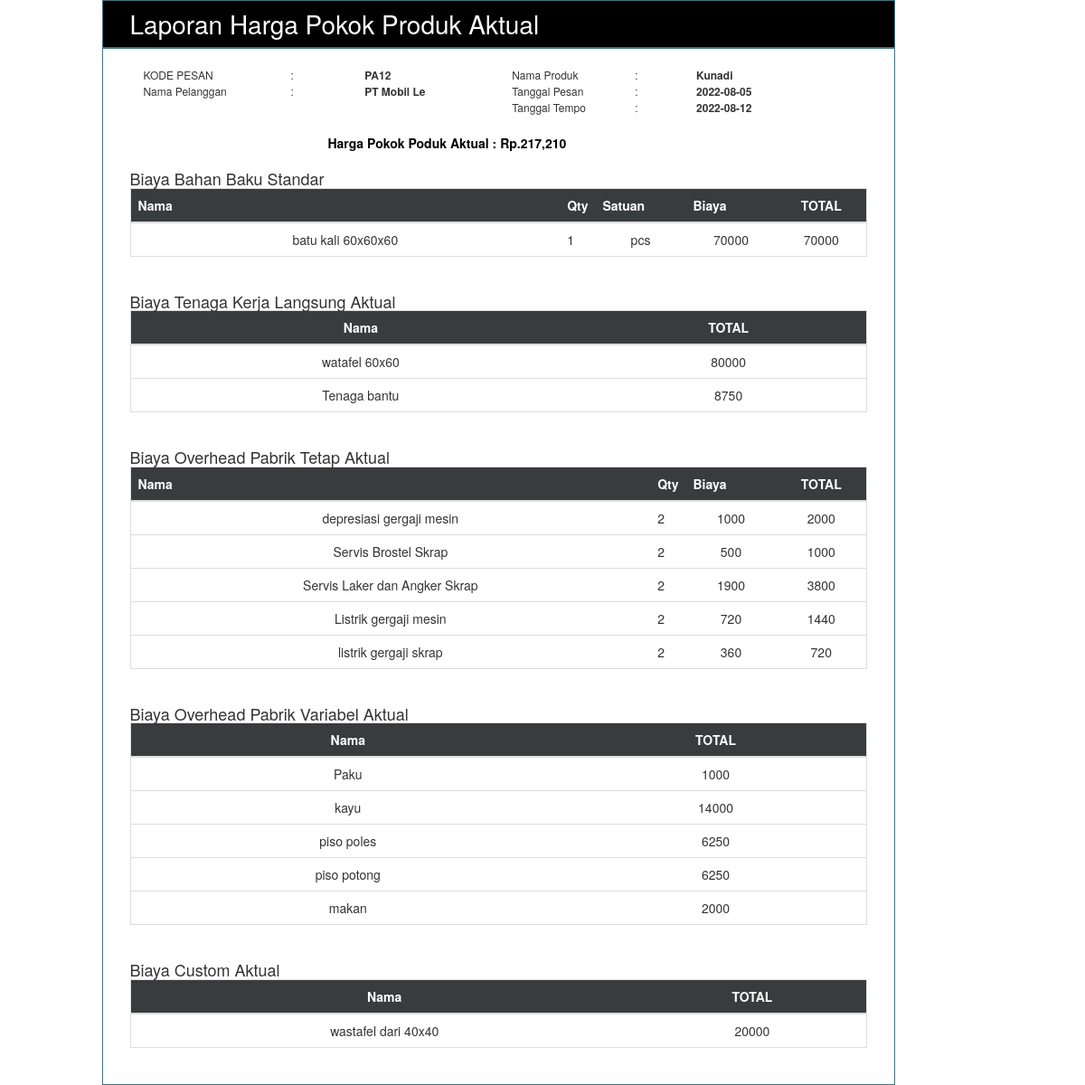
The app's page /design-hpp-aktual.php?id=12 with its own data.
### tables this page shows
CREATE TABLE `pesanan` (
  `id` int(5) NOT NULL,
  `nama` char(30) NOT NULL,
  `id_pelanggan` varchar(200) NOT NULL,
  `id_kategoriproduk` int(11) NOT NULL,
  `panjang` int(11) NOT NULL,
  `lebar` int(11) NOT NULL,
  `tinggi` int(11) NOT NULL,
  `tgl_pesanan` date NOT NULL,
  `tgl_jatuhtempo` date NOT NULL,
  `laba` float NOT NULL DEFAULT 0
);

CREATE TABLE `pelanggan` (
  `id_pelanggan` int(11) NOT NULL,
  `nama_pelanggan` varchar(250) NOT NULL,
  `alamat_pelanggan` text NOT NULL,
  `phone_pelanggan` varchar(20) NOT NULL,
  `email_pelanggan` text NOT NULL
);

### design-hpp-aktual.php (the view, shortened to what this page needs)
<!DOCTYPE html>
<html>
<head>
    <link href="css/design-report.css" rel="stylesheet">
<link rel="stylesheet" type="text/css" href="https://maxcdn.bootstrapcdn.com/bootstrap/3.3.7/css/bootstrap.min.css">
</head>
<body>
        <?php
        include 'koneksi1.php';
    ?>
<div class="container">
<div class="row">
<div class="col-md-9 col-md-offset-1 col-sm-8 col-sm-offset-2 col-xs-12 brandSection">
<div class="row">
<div class="col-md-12 col-sm-12 header">
<div class="col-md-12 col-sm-12 headerLeft">
<h1>Laporan Harga Pokok Produk Aktual</h1>
</div>
</div>
<div class="col-md-12 col-sm-12 content">
    <div class="isijudul1" >
    <row class="col-md-12 col-sm-12">
    <div class="col-md-2 col-sm-1"style="float: left; width: 20%"><p>KODE PESAN</p></div>
    <div class="col-md-1 col-sm-1" style="float: left; width: 10%""><p>:</p></div>
    <div class="col-md-3 col-sm-1" style="float: left; width: 20%""><p><strong> <?php
    $sql = 'SELECT pesanan.*,COALESCE(sum(hs.total),0)+((COALESCE(sum(hs.total),0)*pesanan.laba)/100) as harga_jual,pelanggan.nama_pelanggan as pelanggan, COALESCE(sum(hs.total),0) as totalhppa
                            FROM pesanan
                            join pelanggan on pesanan.id_pelanggan = pelanggan.id_pelanggan
                            left join hpp_actual hs on hs.id_pesanan = pesanan.id where pesanan.id='.$_GET['id'].' group by pesanan.id';
                          $query = mysqli_query($koneksi, $sql);
                             while ($row = mysqli_fetch_array($query))
                                {echo 'PA'.$row['id'];?>
            </strong></p></div>
    <div class="col-md-2 col-sm-1"style="float: left"><p>Nama Produk</p></div>
     <div class="col-md-1 col-sm-1" style="float: left"><p>:</p></div>
     <div class="col-md-3 col-sm-1" style="float: left"><p><strong> <?php
                                echo $row['nama'];?>
            </strong></p></div>
    </row>
    </div>
     <div class="isijudul2" >
        <row class="col-md-12 col-sm-12">
     <div class="col-md-2 col-sm-1" style="float: left; width: 20%""><p>Nama Pelanggan</p></div>
     <div class="col-md-1 col-sm-1" style="float: left; width: 10%""><p>:</p></div>
    <div class="col-md-3 col-sm-1" style="float: left; width: 20%""><p><strong> <?php
                                echo $row['pelanggan'];?>
            </strong></p></div>
     <div class="col-md-2 col-sm-1"style="float: left"><p>Tanggal Pesan</p></div>
     <div class="col-md-1 col-sm-1" style="float: left"><p>:</p></div>
    <div class="col-md-3 col-sm-1" style="float: left"><p><strong> <?php
                                echo $row['tgl_pesanan'];?>
            </strong></p></div>
        </row>
     </div>
         <div class="isijudul2" >
        <row class="col-md-12 col-sm-12" >
        <div class="col-md-2 col-sm-1" style="float: left; width: 20%"><p></p></div>
        <div class="col-md-1 col-sm-1" style="float: left; width: 10%""><p></p></div>
        <div class="col-md-3 col-sm-1" style="float: left; width: 20%"><p><strong></strong></p></div>
        <div class="col-md-2 col-sm-1" style="float: left"><p>Tanggal Tempo</p></div>
     <div class="col-md-1 col-sm-1" style="float: left"><p>:</p></div>
    <div class="col-md-3 col-sm-1" style="float: left"><p><strong> <?php
                                echo $row['tgl_jatuhtempo'];?>
                </strong></p></div>
                <div class="col-md-3 col-sm-1 "></div>
                <div class="col-md-6 col-sm-6"><br><strong><span style="font-size: 14px; color: black;">Harga Pokok Poduk Aktual : <?php
                echo 'Rp.'.number_format($row['totalhppa']);?></span></strong>
                <?php } ?>
                </div>
        </row>
         </div>
<div class="col-md-12 col-sm-12 tableSection">
    <br>
    <h1>Biaya Bahan Baku Standar</h1>
<table class="table text-center">
<thead>
<?php
    $sqlbbs = 'select * from ( SELECT hs.id,p.nama_bb_standar,p.satuan_bb_standar,hs.harga,"Bahan Baku" as kategori,
                                hs.qty,hs.total FROM hpp_actual hs
                                join biaya_bahan_baku_standar p on p.id_bb_standar = hs.id_rincian
                                join pesanan ps on ps.id = hs.id_pesanan
                                where hs.kategori = 1 and ps.id = '.$_GET['id'].') hasil -- group by kategori asc';
                          $querybbs = mysqli_query($koneksi, $sqlbbs);
                             while ($rowbb = mysqli_fetch_array($querybbs))
                                {?>
<tr class="tableHead">
<th >Nama</th>
<th style="width:30px;">Qty</th>
<th style="width:100px;">Satuan</th>
<th style="width:100px;">Biaya</th>
<th style="width:100px;text-align:center;">TOTAL</th>
</tr>
</thead>
<tbody>
<tr>
<tr>
    <td><?php echo $rowbb['nama_bb_standar'];?></td>
    <td><?php echo $rowbb['qty'];?></td>
    <td><?php echo $rowbb['satuan_bb_standar'];?></td>
    <td><?php echo $rowbb['harga'];?></td>
    <td><?php echo $rowbb['total'];?></td>
</tr>
<?php } ?>
</tbody>
</table>
</div>
<div class="col-md-12 col-sm-12 tableSection">
    <br>
    <h1>Biaya Tenaga Kerja Langsung Aktual</h1>
<table class="table text-center">
<thead>
<?php
    $sqlbtkls = 'select * from (
                                SELECT hs.id,p.nama_btkl_standar,p.type_btkl_standar,hs.harga,"Pekerja" as kategori,hs.qty,hs.total FROM hpp_actual hs
                                join biaya_tenaga_kerja_langsung_standar p on p.id_btkl_standar = hs.id_rincian
                                join pesanan ps on ps.id = hs.id_pesanan
                                where hs.kategori = 2 and ps.id ='.$_GET['id'].') hasil -- group by kategori asc';
                          $querybtkls = mysqli_query($koneksi, $sqlbtkls);
                             ?>
<tr class="tableHead">
<th style="text-align:center;">Nama</th>
<th style="text-align:center;">TOTAL</th>
</tr>
</thead>
<tbody>
<tr>
    <?php while ($rowbtkls = mysqli_fetch_array($querybtkls))
                                {?>
    <td><?php echo $rowbtkls['nama_btkl_standar'];?></td>
    <td style="text-align:center;"><?php echo $rowbtkls['total'];?></td>
</tr>
<?php } ?>
</tbody>
</table>
</div>
<div class="col-md-12 col-sm-12 tableSection">
    <br>
    <h1>Biaya Overhead Pabrik Tetap Aktual</h1>
<table class="table text-center">
<thead>
<tr class="tableHead">
<th >Nama</th>
<th style="width:30px;">Qty</th>
<th style="width:100px;">Biaya</th>
<th style="width:100px;text-align:center;">TOTAL</th>
</tr>
</thead>
<tbody>
<tr>
<tr>
    <?php
    $sqlbopvs = 'select * from (
                                SELECT hs.id,p.nama_tetap_standar,hs.harga,"Overhead Variable" as kategori,hs.qty,hs.total FROM hpp_actual hs
                                join bop_tetap_standar p on p.id_tetap_standar = hs.id_rincian
                                join pesanan ps on ps.id = hs.id_pesanan
                                where hs.kategori = 3 and ps.id ='.$_GET['id'].') hasil -- group by kategori asc';
                          $querybopvs = mysqli_query($koneksi, $sqlbopvs);
                             while ($rowbopvs = mysqli_fetch_array($querybopvs))
                                {?>
    <td><?php echo $rowbopvs['nama_tetap_standar'];?></td>
    <td><?php echo $rowbopvs['qty'];?></td>
    <td><?php echo $rowbopvs['harga'];?></td>
    <td><?php echo $rowbopvs['total'];?></td>
</tr>
<?php } ?>
</tbody>
</table>
</div>
<div class="col-md-12 col-sm-12 tableSection">
    <br>
    <h1>Biaya Overhead Pabrik Variabel Aktual</h1>
<table class="table text-center">
<thead>
<?php
    $sqlbopt = 'select * from (
                                SELECT hs.id,p.nama_variabel_standar,p.satuan_variabel_standar,hs.harga,"Biaya Overhead Variable" as kategori,hs.qty,hs.total FROM hpp_actual hs
                                join bop_variabel_standar p on p.id_variabel_standar = hs.id_rincian
                                join pesanan ps on ps.id = hs.id_pesanan
                                where hs.kategori = 4 and ps.id ='.$_GET['id'].') hasil -- group by kategori asc';
                          $querybopt = mysqli_query($koneksi, $sqlbopt);
                             ?>
<tr class="tableHead">
<th style="text-align:center;">Nama</th>
<th style="text-align:center;">TOTAL</th>
</tr>
</thead>
<tbody>
<tr>
    <?php while ($rowbopt = mysqli_fetch_array($querybopt))
                                {?>
    <td><?php echo $rowbopt['nama_variabel_standar'];?></td>
    <td style="text-align:center;"><?php echo $rowbopt['total'];?></td>
</tr>
<?php } ?>
</tbody>
</table>
</div>
<div class="col-md-12 col-sm-12 tableSection">
    <br>
    <h1>Biaya Custom Aktual</h1>
<table class="table text-center">
<thead>
<?php
    $sqlbopt = 'select * from (
                                    SELECT p.nama_custom_standar,hs.total FROM hpp_actual hs
                                    join custom_standar p on p.id_custom_standar = hs.id_rincian
                                    join pesanan ps on ps.id = hs.id_pesanan
                                    where hs.kategori = 5 and ps.id='.$_GET['id'].') hasil -- group by kategori asc';
                          $querybopt = mysqli_query($koneksi, $sqlbopt);
                             ?>
<tr class="tableHead">
<th style="text-align:center;">Nama</th>
<th style="text-align:center;">TOTAL</th>
</tr>
</thead>
<tbody>
<tr>
    <?php while ($rowbopt = mysqli_fetch_array($querybopt))
                                {?>
    <td><?php echo $rowbopt['nama_custom_standar'];?></td>
    <td style="text-align:center;"><?php echo $rowbopt['total'];?></td>
</tr>
<?php } ?>
</tbody>
</table>
</div>
</div>
</div>
</div>
</div>
</div>
</body>
</html>

### css/design-report.css (style rules this page uses)
body { background-color: #F6F6F6; }
.brandSection { background-color: #000000; border:1px solid #417482; }
.headerLeft h1 { color:#fff; margin: 0px; font-size:28px; }
.header { border-bottom: 2px solid #417482; padding: 10px; }
.content { background-color: #fff; padding:20px; }
.content h1 { font-size:22px; margin:0px; }
.content p { margin: 0px; font-size: 12px; }
.content span { font-size: 11px; color:#F2635F; }
.tableSection { background-color: #fff; }
.tableSection h1 { font-size:18px; margin:0px; }
th { background-color: #383C3D; color:#fff; }
.table { padding-bottom: 10px; margin:0px; border:1px solid #DDDDDD; }
td:nth-child(2) { text-align: left; }
td { height: 100%; }

### records on screen
pesanan: id "12", nama "Kunadi", id_pelanggan.nama_pelanggan "PT Mobil Le", tgl_pesanan "2022-08-05", tgl_jatuhtempo "2022-08-12", totalhppa "217,210"

### other values on screen
$rowbb['nama_bb_standar'] "batu kali 60x60x60"
$rowbb['qty'] "1"
$rowbb['satuan_bb_standar'] "pcs"
$rowbb['harga'] "70000"
$rowbb['total'] "70000"
$rowbtkls['nama_btkl_standar'] "watafel 60x60"
$rowbtkls['total'] "80000"
$rowbtkls['nama_btkl_standar'] "Tenaga bantu"
$rowbtkls['total'] "8750"
$rowbopvs['nama_tetap_standar'] "depresiasi gergaji mesin"
$rowbopvs['qty'] "2"
$rowbopvs['harga'] "1000"
$rowbopvs['total'] "2000"
$rowbopvs['nama_tetap_standar'] "Servis Brostel Skrap"
$rowbopvs['harga'] "500"
